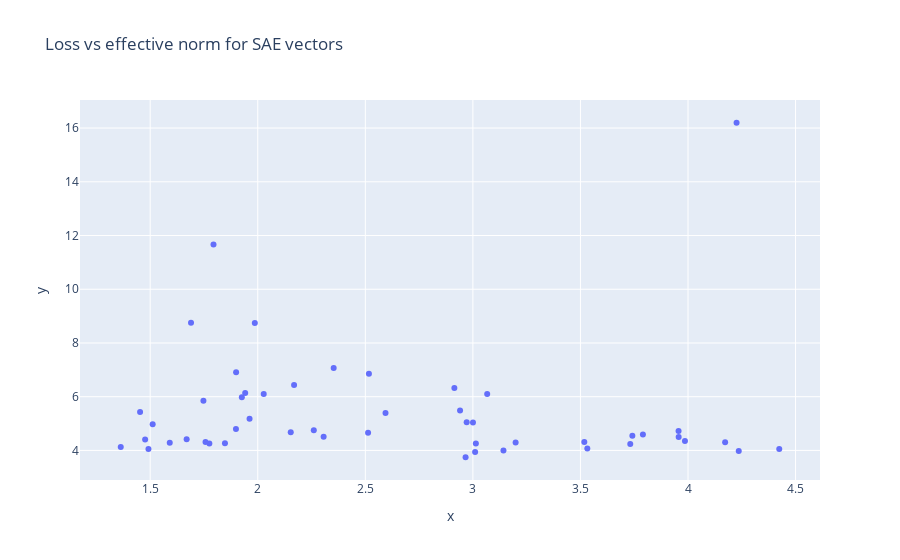

The code cell stored with this chart in its notebook:
### Code cell
px.scatter(x=sae_all_norms, y=sae_all_losses, title="Loss vs effective norm for SAE vectors").show()

### Figure 1 — Plotly figure (JSON) as saved in the notebook; plotly's stock layout.template omitted (floating-point values rounded to 4 significant figures)
{"data": [{"hovertemplate": "x=%{x}<br>y=%{y}<extra></extra>", "legendgroup": "", "marker": {"color": "#636efa", "symbol": "circle"}, "mode": "markers", "name": "", "orientation": "v", "showlegend": false, "type": "scatter", "x": [1.775, 3.0, 2.153, 1.848, 3.741, 4.173, 2.306, 3.014, 1.794, 3.986, 2.028, 3.532, 1.69, 1.747, 1.899, 2.914, 1.591, 4.424, 1.962, 1.899, 3.732, 1.453, 1.926, 1.511, 1.363, 1.942, 3.01, 3.957, 1.757, 3.79, 3.142, 1.986, 2.971, 2.26, 3.199, 2.353, 3.067, 4.226, 2.594, 2.517, 4.236, 1.669, 2.513, 3.956, 2.94, 3.518, 2.966, 1.492, 2.169, 1.476], "xaxis": "x", "y": [4.26, 5.039, 4.68, 4.268, 4.547, 4.308, 4.513, 4.256, 11.66, 4.35, 6.101, 4.072, 8.749, 5.85, 6.911, 6.323, 4.288, 4.053, 5.183, 4.798, 4.238, 5.427, 5.978, 4.976, 4.124, 6.134, 3.942, 4.496, 4.317, 4.59, 4.001, 8.74, 5.045, 4.751, 4.298, 7.066, 6.097, 16.2, 5.393, 6.852, 3.983, 4.419, 4.661, 4.726, 5.485, 4.316, 3.746, 4.05, 6.437, 4.407], "yaxis": "y"}], "layout": {"legend": {"tracegroupgap": 0}, "title": {"text": "Loss vs effective norm for SAE vectors"}, "xaxis": {"anchor": "y", "domain": [0, 1], "title": {"text": "x"}}, "yaxis": {"anchor": "x", "domain": [0, 1], "title": {"text": "y"}}}}
